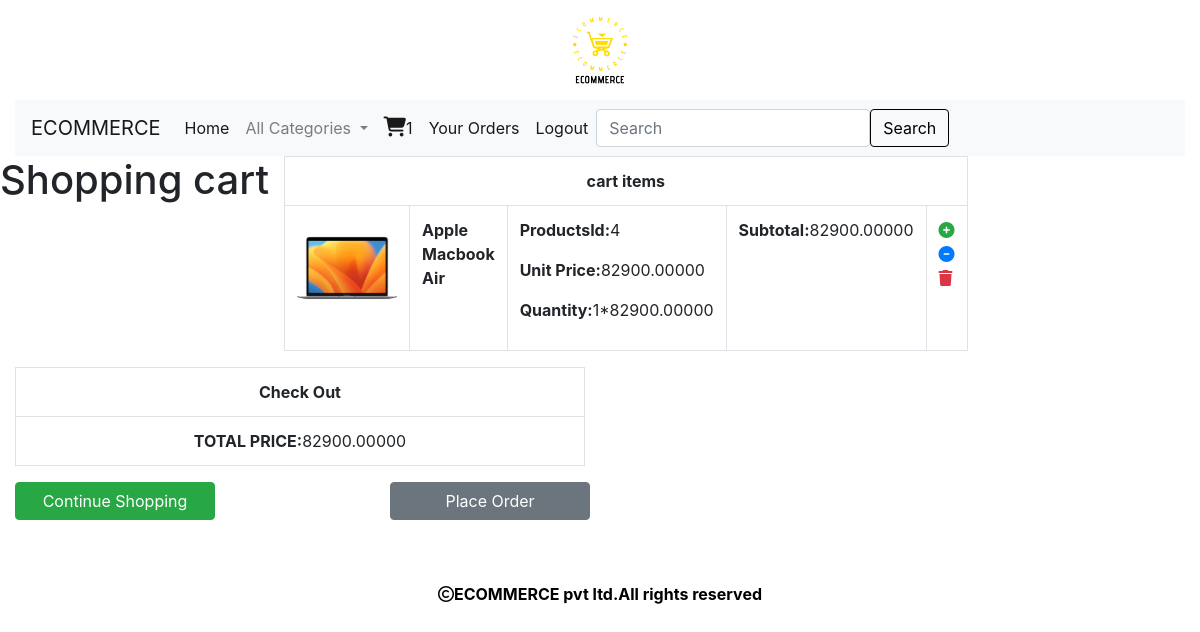
The app's page /cart/cartview (signed in) with its own data.
### cart/models.py (models this page shows, shortened)
class Cart(models.Model):
    user = models.ForeignKey(User, on_delete=models.CASCADE)
    products=models.ForeignKey(Product,on_delete=models.CASCADE)
    quantity=models.IntegerField(default=1)
    date_added=models.DateField(auto_now_add=True)
    active=models.BooleanField(default=True)
    def subtotal(self):
        return self.quantity*self.products.price

### shop/models.py (models this page shows, shortened)
class Product(models.Model):
    name=models.CharField(max_length=200,unique=True)
    slug=models.SlugField(max_length=250,unique=True)
    description=models.TextField(blank=True)
    price=models.DecimalField(max_digits=20,decimal_places=5)
    category=models.ForeignKey(Category,on_delete=models.CASCADE)
    image=models.ImageField(upload_to='img/products',null=True,blank=True)
    stock=models.IntegerField()
    available=models.BooleanField(default=True)
    created=models.DateTimeField(auto_now_add=True)
    updated=models.DateTimeField(auto_now=True)

### cart/views.py (the view)
# urls.py: path('cartview',views.cartview,name="cartview"),
@login_required
def cartview(request):
    total=0
    user=request.user
    try:
        cart=Cart.objects.filter(user=user)
        for i in cart:
            total+=i.quantity*i.products.price
    except Cart.DoesNotExist:
        pass
    return render(request,'cart.html',{'cart':cart,'total':total})

### cart/context_processors.py (called while the page is built)
def counter(request):
    item_count=0
    if request.user.is_authenticated:
        user=request.user
        try:
            cart=Cart.objects.filter(user=user)
            for i in cart:
                item_count+=i.quantity
        except:
            item_count=0
    return {'item_count':item_count}

### shop/context_processors.py (called while the page is built)
def menu_links(request):
    links=Category.objects.all()
    return {'links':links}

### templates/cart.html
{% extends 'base.html' %}
{% load static %}
{% block content %}
<div class="container-fluid" style="margin-bottom:100px">
    {% if not cart %}
    <div class="text-center" style="margin-bottom:100px">
        <h1 class="text-center">Cart is Empty</h1>
        <strong><a href="{% url 'shop:allprodcat' %}" class="btn btn-primary ">Continue Shopping</a> </strong>
    </div>
     {% else%}
<div class="row">
    <h1 class="text-center">Shopping cart</h1>
  <div class="col-md-6">
    <table class="table table-bordered">
     <tr>
      <th colspan="5" class="text-center"> cart items</th>
       {% for i in cart %}
     </tr>
     <tr>
      <td><img src="{{i.products.image.url}}" height="100px" width="100px"></td>
      <td><strong>{{i.products.name}}</strong></td>
      <td>
          <p><strong>ProductsId:</strong>{{i.products.id}}</p>
          <p><strong>Unit Price:</strong>{{i.products.price}}</p>
      <p><strong>Quantity:</strong>{{i.quantity}}*{{i.products.price}}</p>
      </td>
         <td><strong>Subtotal:</strong>{{i.subtotal}}</td>
         <td>
             {% if i.quantity < i.products.stock %}
             <a href="{% url 'cart:add_cart' i.products.id %}"><i class="fa-solid fa-circle-plus text-success"></i></a>
             <a href="{% url 'cart:cart_remove' i.products.id %}"><i class="fa-solid fa-circle-minus text-primary"></i></a>
             <a href="{% url 'cart:full_remove' i.products.id %}"><i class="fa-solid fa-trash text-danger"></i></a>
             {% else %}
             <a href="{% url 'cart_remove' i.products.id %}"><i class="fa-solid fa-circle-minus text-primary"></i></a>
             <a href="{% url 'cart:full_remove' i.products.id %}"><i class="fa-solid fa-trash text-danger"></i></a>
             {% endif %}
         </td>
     </tr>
        {% endfor %}
    </table>
  </div>
    <div class="col-md-6" style="position:relative;">
        <table class="table table-bordered text-center">
            <tr><th colspan="5" class="text-center">Check Out</th></tr>
            <tr><td> <strong>TOTAL PRICE:</strong>{{total}}</td></tr>
    </table>
        <a href="{% url 'shop:allprodcat' %}" class="btn btn-success" style="width:200px;position:absolute;">Continue Shopping</a>
        <a href="{% url 'cart:orderform' %}" class="btn btn-secondary" style="position:absolute;right:10px;width:200px">Place Order</a>
    </div>
</div>
    {% endif %}
</div>
{% endblock %}

### static/css/custom.css (style rules this page uses)
body { background-color:light font-family: 'Poppins', sans-serif; }

### records on screen
Cart: products.image (picture), products.name "Apple Macbook Air", products.id "4", products.price "82900.00000", quantity "1", subtotal "82900.00000"

### other values on screen
{{ item_count }} "1"
{{ total }} "82900.00000"
